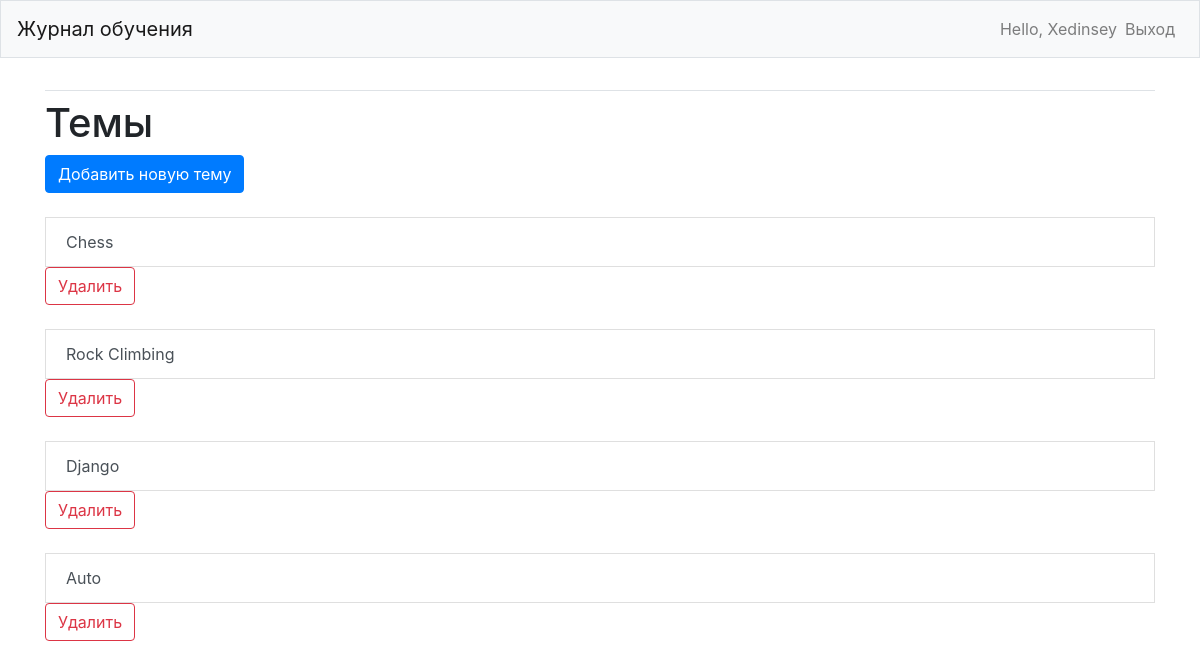
The page /topics/ (signed in) on the database as committed earlier.
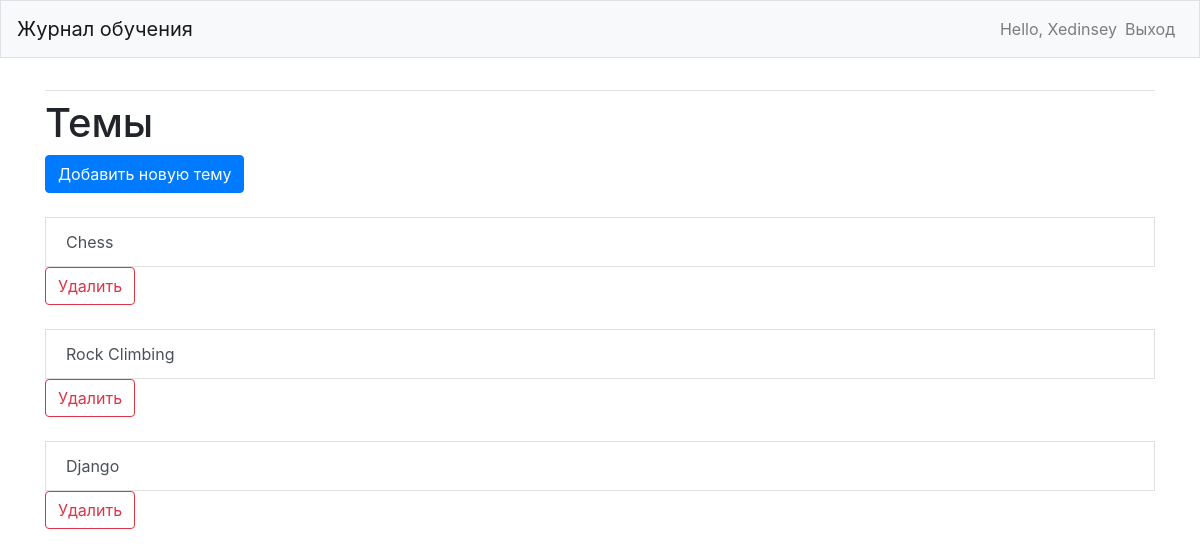
The same page on the database as committed later.
### learning_logs/models.py (models this page shows)
class Topic(models.Model):
    text = models.CharField(max_length=200)
    date_added = models.DateTimeField(auto_now_add=True)
    owner = models.ForeignKey(User, on_delete=models.CASCADE)
    def __str__(self):
        return self.text

### learning_logs/views.py (the view)
# urls.py: path('topics/', views.topics, name = 'topics'),
@login_required
def topics(request):
    topics = Topic.objects.filter(owner=request.user).order_by('date_added')
    context = {'topics': topics}
    return render(request, 'learning_logs/topics.html', context)

### learning_logs/templates/learning_logs/topics.html
{% extends "learning_logs/base.html" %}
{% load bootstrap4 %}
{% block content %}
    <h1>Темы</h1>
    <a class="btn btn-primary" href="{% url 'learning_logs:new_topic' %}">Добавить новую тему</a>
    <br>
    <br>
    <div class="list-group">
      {% for topic in topics %}
      <div class="">
        <a class="list-group-item list-group-item-action" href="{% url 'learning_logs:topic' topic.id %}">{{ topic }}</a>
        <div class="">
          <a href="{% url 'learning_logs:delete_topic' topic.id %}" class="btn btn-outline-danger">Удалить</a>
        </div>
      </div>
      <br>
      {% empty %}
        <li>Пока не создано ни одной темы</li>
      {% endfor %}
    </div>
{% endblock %}

Rows that differ between the two databases and show on the page:
removed Topic: text "Auto"
